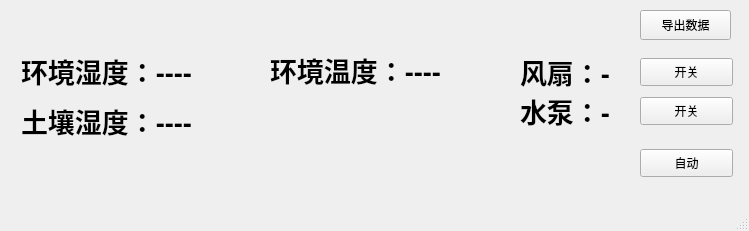
<?xml version="1.0" encoding="UTF-8"?>
<ui version="4.0">
 <class>MainWindow</class>
 <widget class="QMainWindow" name="MainWindow">
  <property name="geometry">
   <rect>
    <x>0</x>
    <y>0</y>
    <width>749</width>
    <height>231</height>
   </rect>
  </property>
  <property name="minimumSize">
   <size>
    <width>749</width>
    <height>231</height>
   </size>
  </property>
  <property name="maximumSize">
   <size>
    <width>749</width>
    <height>231</height>
   </size>
  </property>
  <property name="windowTitle">
   <string>智慧农业平台</string>
  </property>
  <widget class="QWidget" name="centralwidget">
   <widget class="QWidget" name="widget" native="true">
    <property name="geometry">
     <rect>
      <x>10</x>
      <y>10</y>
      <width>731</width>
      <height>171</height>
     </rect>
    </property>
    <property name="sizePolicy">
     <sizepolicy hsizetype="Ignored" vsizetype="Ignored">
      <horstretch>0</horstretch>
      <verstretch>0</verstretch>
     </sizepolicy>
    </property>
    <property name="minimumSize">
     <size>
      <width>0</width>
      <height>0</height>
     </size>
    </property>
    <property name="maximumSize">
     <size>
      <width>100000</width>
      <height>100000</height>
     </size>
    </property>
    <widget class="QPushButton" name="ctl_auto_button">
     <property name="geometry">
      <rect>
       <x>630</x>
       <y>139</y>
       <width>93</width>
       <height>28</height>
      </rect>
     </property>
     <property name="text">
      <string>自动</string>
     </property>
    </widget>
    <widget class="QLabel" name="temp_label">
     <property name="geometry">
      <rect>
       <x>260</x>
       <y>39</y>
       <width>231</width>
       <height>42</height>
      </rect>
     </property>
     <property name="font">
      <font>
       <pointsize>20</pointsize>
       <italic>false</italic>
       <bold>true</bold>
      </font>
     </property>
     <property name="text">
      <string>环境温度：----</string>
     </property>
    </widget>
    <widget class="QWidget" name="layoutWidget">
     <property name="geometry">
      <rect>
       <x>11</x>
       <y>39</y>
       <width>223</width>
       <height>93</height>
      </rect>
     </property>
     <layout class="QVBoxLayout" name="verticalLayout">
      <item>
       <widget class="QLabel" name="humi_label">
        <property name="font">
         <font>
          <pointsize>20</pointsize>
          <bold>true</bold>
         </font>
        </property>
        <property name="text">
         <string>环境湿度：----</string>
        </property>
       </widget>
      </item>
      <item>
       <widget class="QLabel" name="soil_label">
        <property name="font">
         <font>
          <pointsize>20</pointsize>
          <bold>true</bold>
         </font>
        </property>
        <property name="text">
         <string>土壤湿度：----</string>
        </property>
       </widget>
      </item>
     </layout>
    </widget>
    <widget class="QLabel" name="fan_state">
     <property name="geometry">
      <rect>
       <x>510</x>
       <y>41</y>
       <width>113</width>
       <height>42</height>
      </rect>
     </property>
     <property name="font">
      <font>
       <pointsize>20</pointsize>
       <bold>true</bold>
      </font>
     </property>
     <property name="text">
      <string>风扇：-</string>
     </property>
    </widget>
    <widget class="QPushButton" name="ctl_fan_button">
     <property name="geometry">
      <rect>
       <x>630</x>
       <y>48</y>
       <width>93</width>
       <height>28</height>
      </rect>
     </property>
     <property name="text">
      <string>开关</string>
     </property>
    </widget>
    <widget class="QLabel" name="pump_state">
     <property name="geometry">
      <rect>
       <x>510</x>
       <y>80</y>
       <width>113</width>
       <height>42</height>
      </rect>
     </property>
     <property name="font">
      <font>
       <pointsize>20</pointsize>
       <bold>true</bold>
      </font>
     </property>
     <property name="text">
      <string>水泵：-</string>
     </property>
    </widget>
    <widget class="QPushButton" name="ctl_pump_button">
     <property name="geometry">
      <rect>
       <x>630</x>
       <y>87</y>
       <width>93</width>
       <height>28</height>
      </rect>
     </property>
     <property name="text">
      <string>开关</string>
     </property>
    </widget>
    <widget class="QPushButton" name="test_button">
     <property name="geometry">
      <rect>
       <x>630</x>
       <y>0</y>
       <width>91</width>
       <height>30</height>
      </rect>
     </property>
     <property name="text">
      <string>导出数据</string>
     </property>
    </widget>
   </widget>
  </widget>
  <widget class="QMenuBar" name="menubar">
   <property name="geometry">
    <rect>
     <x>0</x>
     <y>0</y>
     <width>749</width>
     <height>24</height>
    </rect>
   </property>
  </widget>
  <widget class="QStatusBar" name="statusbar"/>
 </widget>
 <resources/>
 <connections/>
</ui>
